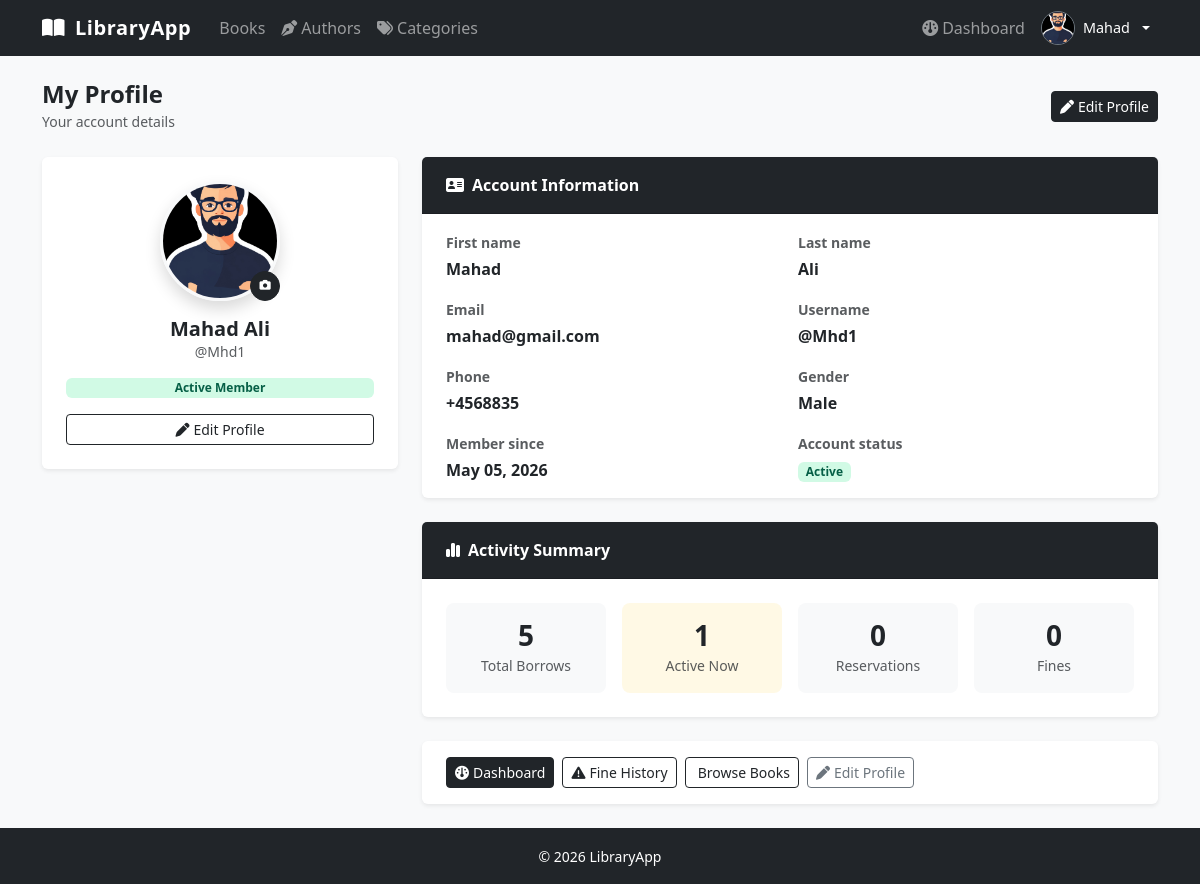
/profile/ (signed in), run on the app's committed database.
### library/models.py (models this page shows, shortened)
class Account(AbstractUser):
    GENDER_CHOICES = [
        ("male",   "Male"),
        ("female", "Female"),
    ]
    email     = models.EmailField(unique=True)
    phone     = models.CharField(max_length=50)
    gender    = models.CharField(max_length=50, choices=GENDER_CHOICES, null=True, blank=True)
    is_member = models.BooleanField(default=False)
    avatar    = models.ImageField(upload_to="avatars/", default="avatars/avatar.jpg")
    USERNAME_FIELD  = "email"
    REQUIRED_FIELDS = ["username"]
    class Meta:
        db_table = "account"

### library/views.py (the view)
# urls.py: path("profile/",      views.profile_view,      name="profile"),
@login_required
def profile_view(request):
    borrow_count      = Borrow.objects.filter(member=request.user).count()
    active_borrow_count = Borrow.objects.filter(
        member=request.user).exclude(status=Borrow.Status.RETURNED).count()
    fine_count        = Fine.objects.filter(member=request.user).count()
    reservation_count = Reservation.objects.filter(member=request.user).count()
    return render(request, "member/profile.html", {
        "borrow_count":       borrow_count,
        "active_borrow_count": active_borrow_count,
        "fine_count":         fine_count,
        "reservation_count":  reservation_count,
    })

### library/templates/member/profile.html (shortened to what this page needs)
{% extends "layout.html" %}
{% block content %}
<div class="d-flex justify-content-between align-items-center mb-4">
  <div>
    <h4 class="fw-bold mb-0">My Profile</h4>
    <small class="text-muted">Your account details</small>
  </div>
  <a href="{% url 'library:profile_edit' %}" class="btn btn-dark btn-sm">
    <i class="fa-solid fa-pen me-1"></i>Edit Profile
  </a>
</div>
<div class="row g-4">
  <div class="col-md-4">
    <div class="card border-0 shadow-sm text-center p-4">
      <div class="mb-3 position-relative d-inline-block mx-auto">
        {% if user.avatar %}
          <img src="{{ user.avatar.url }}"
               alt="{{ user.get_full_name }}"
               class="rounded-circle border border-3 border-light shadow"
               style="width:120px;height:120px;object-fit:cover"/>
        {% else %}
          <div class="rounded-circle d-flex align-items-center justify-content-center mx-auto shadow"
               style="width:120px;height:120px;background:#212529;color:#fff;font-size:2.5rem;font-weight:700">
            {{ user.first_name|first|upper }}
          </div>
        {% endif %}
        <a href="{% url 'library:profile_edit' %}"
           class="position-absolute bottom-0 end-0 btn btn-dark btn-sm rounded-circle p-0 d-flex align-items-center justify-content-center"
           style="width:30px;height:30px" title="Change photo">
          <i class="fa-solid fa-camera" style="font-size:.7rem"></i>
        </a>
      </div>
      <h5 class="fw-bold mb-0">{{ user.get_full_name }}</h5>
      <p class="text-muted mb-3" style="font-size:.875rem">@{{ user.username }}</p>
      {% if user.is_member %}
        <span class="badge badge-available d-inline-block mb-3">Active Member</span>
      {% endif %}
      <div class="d-grid">
        <a href="{% url 'library:profile_edit' %}" class="btn btn-outline-dark btn-sm">
          <i class="fa-solid fa-pen me-1"></i>Edit Profile
        </a>
      </div>
    </div>
  </div>
  <div class="col-md-8 d-flex flex-column gap-4">
    <div class="card border-0 shadow-sm">
      <div class="card-header bg-dark text-white py-3 px-4">
        <span class="fw-semibold"><i class="fa-solid fa-address-card me-2"></i>Account Information</span>
      </div>
      <div class="card-body px-4 py-3">
        <div class="row g-3">
          <div class="col-sm-6">
            <label class="form-label text-muted small fw-semibold mb-1">First name</label>
            <div class="fw-semibold">{{ user.first_name|default:"—" }}</div>
          </div>
          <div class="col-sm-6">
            <label class="form-label text-muted small fw-semibold mb-1">Last name</label>
            <div class="fw-semibold">{{ user.last_name|default:"—" }}</div>
          </div>
          <div class="col-sm-6">
            <label class="form-label text-muted small fw-semibold mb-1">Email</label>
            <div class="fw-semibold">{{ user.email }}</div>
          </div>
          <div class="col-sm-6">
            <label class="form-label text-muted small fw-semibold mb-1">Username</label>
            <div class="fw-semibold">@{{ user.username }}</div>
          </div>
          <div class="col-sm-6">
            <label class="form-label text-muted small fw-semibold mb-1">Phone</label>
            <div class="fw-semibold">{{ user.phone|default:"—" }}</div>
          </div>
          <div class="col-sm-6">
            <label class="form-label text-muted small fw-semibold mb-1">Gender</label>
            <div class="fw-semibold">{{ user.gender|title|default:"—" }}</div>
          </div>
          <div class="col-sm-6">
            <label class="form-label text-muted small fw-semibold mb-1">Member since</label>
            <div class="fw-semibold">{{ user.date_joined|date:"M d, Y" }}</div>
          </div>
          <div class="col-sm-6">
            <label class="form-label text-muted small fw-semibold mb-1">Account status</label>
            <div>
              {% if user.is_active %}
                <span class="badge badge-available">Active</span>
              {% else %}
                <span class="badge badge-unavailable">Disabled</span>
              {% endif %}
            </div>
          </div>
        </div>
      </div>
    </div>
    <div class="card border-0 shadow-sm">
      <div class="card-header bg-dark text-white py-3 px-4">
        <span class="fw-semibold"><i class="fa-solid fa-chart-simple me-2"></i>Activity Summary</span>
      </div>
      <div class="card-body p-4">
        <div class="row g-3 text-center">
          <div class="col-6 col-md-3">
            <a href="{% url 'library:dashboard' %}#borrows-section" class="text-decoration-none text-dark">
              <div class="p-3 rounded-3 card-hover" style="background:#f8f9fa">
                <div class="h3 fw-bold mb-0">{{ borrow_count }}</div>
                <small class="text-muted">Total Borrows</small>
              </div>
            </a>
          </div>
          <div class="col-6 col-md-3">
            <a href="{% url 'library:dashboard' %}#borrows-section" class="text-decoration-none text-dark">
              <div class="p-3 rounded-3 card-hover {% if active_borrow_count %}bg-warning bg-opacity-10{% endif %}" style="background:#f8f9fa">
                <div class="h3 fw-bold mb-0">{{ active_borrow_count }}</div>
                <small class="text-muted">Active Now</small>
              </div>
            </a>
          </div>
          <div class="col-6 col-md-3">
            <a href="{% url 'library:dashboard' %}#reservations-section" class="text-decoration-none text-dark">
              <div class="p-3 rounded-3 card-hover" style="background:#f8f9fa">
                <div class="h3 fw-bold mb-0">{{ reservation_count }}</div>
                <small class="text-muted">Reservations</small>
              </div>
            </a>
          </div>
          <div class="col-6 col-md-3">
            <a href="{% url 'library:fine_history' %}" class="text-decoration-none text-dark">
              <div class="p-3 rounded-3 card-hover {% if fine_count %}bg-danger bg-opacity-10{% endif %}" style="background:#f8f9fa">
                <div class="h3 fw-bold mb-0 {% if fine_count %}text-danger{% endif %}">{{ fine_count }}</div>
                <small class="text-muted">Fines</small>
              </div>
            </a>
          </div>
        </div>
      </div>
    </div>
    <div class="card border-0 shadow-sm">
      <div class="card-body px-4 py-3">
        <div class="d-flex flex-wrap gap-2">
          <a href="{% url 'library:dashboard' %}" class="btn btn-dark btn-sm">
            <i class="fa-solid fa-gauge me-1"></i>Dashboard
          </a>
          <a href="{% url 'library:fine_history' %}" class="btn btn-outline-dark btn-sm">
            <i class="fa-solid fa-triangle-exclamation me-1"></i>Fine History
          </a>
          <a href="{% url 'library:book_list' %}" class="btn btn-outline-dark btn-sm">
            Browse Books
          </a>
          <a href="{% url 'library:profile_edit' %}" class="btn btn-outline-secondary btn-sm">
            <i class="fa-solid fa-pen me-1"></i>Edit Profile
          </a>
        </div>
      </div>
    </div>
  </div>
</div>
{% endblock %}

### library/templates/layout.html (shortened to what this page needs)
{% load static %}
<!DOCTYPE html>
<html lang="en">
<head>
  <link href="https://cdn.jsdelivr.net/npm/bootstrap@5.3.3/dist/css/bootstrap.min.css" rel="stylesheet"/>
  <link href="https://cdnjs.cloudflare.com/ajax/libs/font-awesome/6.5.0/css/all.min.css" rel="stylesheet"/>
  <link href="https://cdnjs.cloudflare.com/ajax/libs/nprogress/0.2.0/nprogress.min.css" rel="stylesheet"/>
</head>
<body>
<nav class="navbar navbar-expand-lg navbar-dark bg-dark">
  <div class="container">
    <a class="navbar-brand" href="{% url 'library:book_list' %}">
      <i class="fa-solid fa-book-open me-1"></i> LibraryApp
    </a>
    <div class="collapse navbar-collapse" id="mainNav">
      <ul class="navbar-nav me-auto">
        <li class="nav-item"><a class="nav-link" href="{% url 'library:book_list' %}">Books</a></li>
        <li class="nav-item"><a class="nav-link" href="{% url 'library:author_list' %}"><i class="fa-solid fa-pen-nib me-1"></i>Authors</a></li>
        <li class="nav-item"><a class="nav-link" href="{% url 'library:category_list' %}"><i class="fa-solid fa-tags me-1"></i>Categories</a></li>
      </ul>
      <ul class="navbar-nav ms-auto align-items-center">
        {% if user.is_authenticated %}
          {% if user.is_staff %}
            <li class="nav-item">
              <a class="nav-link" href="{% url 'library:admin_dashboard' %}">
                <i class="fa-solid fa-gauge me-1"></i>Admin Panel
              </a>
            </li>
          {% else %}
            <li class="nav-item">
              <a class="nav-link" href="{% url 'library:dashboard' %}">
                <i class="fa-solid fa-gauge me-1"></i>Dashboard
              </a>
            </li>
          {% endif %}
          <li class="nav-item dropdown ms-2">
            <a class="nav-link dropdown-toggle d-flex align-items-center gap-2 p-0 pe-2"
               href="#" id="userDropdown" role="button"
               data-bs-toggle="dropdown" aria-expanded="false">
              {% if user.avatar %}
                <img src="{{ user.avatar.url }}"
                     alt="{{ user.get_full_name }}"
                     class="rounded-circle border border-secondary"
                     style="width:34px;height:34px;object-fit:cover"/>
              {% else %}
                <div class="rounded-circle bg-secondary d-flex align-items-center justify-content-center border border-secondary"
                     style="width:34px;height:34px;font-size:.85rem;font-weight:700;color:#fff">
                  {{ user.first_name|first|upper }}
                </div>
              {% endif %}
              <span class="d-none d-lg-inline text-white" style="font-size:.9rem">
                {{ user.first_name }}
              </span>
            </a>
          </li>
        {% endif %}
      </ul>
    </div>
  </div>
</nav>
<main class="container py-4">
  {% block content %}{% endblock %}
</main>
<footer class="bg-dark text-white text-center py-3 mt-auto">
  <small>&copy; {% now "Y" %} LibraryApp</small>
</footer>
</body>
</html>

### library/templates/layout.html (style rules this page uses)
body { background: #f8f9fa; display: flex; flex-direction: column; min-height: 100vh; }
main { animation: pageFadeIn .25s ease forwards; }
main { flex: 1; }
.navbar-brand { font-weight: 700; letter-spacing: .03em; }
.badge-available { background: #d1fae5; color: #065f46; }

### library/templates/member/profile.html (style rules this page uses)
.card-hover { transition: transform .15s ease, box-shadow .15s ease; cursor:pointer; }

### data on the page
Account: avatar (picture), first_name "Mahad", get_full_name "Mahad Ali", username "Mhd1", last_name "Ali", email "mahad@gmail.com", phone "+4568835", gender "Male", date_joined "May 05, 2026"

### other printed values
{{ borrow_count }} "5"
{{ active_borrow_count }} "1"
{{ reservation_count }} "0"
{{ fine_count }} "0"
